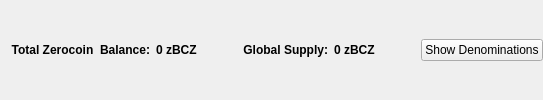
                       <widget class="QFrame" name="balanceSupplyFrame">
                        <layout class="QHBoxLayout" name="horizontalLayout_2" stretch="0,0,0,1,0">
                         <property name="rightMargin">
                          <number>0</number>
                         </property>
                         <item>
                          <layout class="QHBoxLayout" name="horizontalLayout_34">
                           <item>
                            <widget class="QLabel" name="labelzAvailableText_3">
                             <property name="font">
                              <font>
                               <weight>75</weight>
                               <bold>true</bold>
                              </font>
                             </property>
                             <property name="toolTip">
                              <string>Total Balance including unconfirmed and immature zBCZ</string>
                             </property>
                             <property name="text">
                              <string>Total Zerocoin  Balance:</string>
                             </property>
                             <property name="alignment">
                              <set>Qt::AlignRight|Qt::AlignTrailing|Qt::AlignVCenter</set>
                             </property>
                            </widget>
                           </item>
                           <item>
                            <widget class="QLabel" name="labelzAvailableAmount_4">
                             <property name="minimumSize">
                              <size>
                               <width>40</width>
                               <height>0</height>
                              </size>
                             </property>
                             <property name="font">
                              <font>
                               <weight>75</weight>
                               <bold>true</bold>
                              </font>
                             </property>
                             <property name="toolTip">
                              <string>Total Balance including unconfirmed and immature zBCZ</string>
                             </property>
                             <property name="text">
                              <string>0 zBCZ</string>
                             </property>
                             <property name="alignment">
                              <set>Qt::AlignLeading|Qt::AlignLeft|Qt::AlignVCenter</set>
                             </property>
                            </widget>
                           </item>
                          </layout>
                         </item>
                         <item>
                          <spacer name="horizontalSpacer_32">
                           <property name="orientation">
                            <enum>Qt::Horizontal</enum>
                           </property>
                           <property name="sizeHint" stdset="0">
                            <size>
                             <width>40</width>
                             <height>20</height>
                            </size>
                           </property>
                          </spacer>
                         </item>
                         <item>
                          <layout class="QHBoxLayout" name="horizontalLayout_35">
                           <item>
                            <widget class="QLabel" name="labelZsupplyText_2">
                             <property name="font">
                              <font>
                               <weight>75</weight>
                               <bold>true</bold>
                              </font>
                             </property>
                             <property name="text">
                              <string>Global Supply:</string>
                             </property>
                             <property name="alignment">
                              <set>Qt::AlignRight|Qt::AlignTrailing|Qt::AlignVCenter</set>
                             </property>
                            </widget>
                           </item>
                           <item>
                            <widget class="QLabel" name="labelZsupplyAmount_2">
                             <property name="font">
                              <font>
                               <weight>75</weight>
                               <bold>true</bold>
                              </font>
                             </property>
                             <property name="text">
                              <string>0 zBCZ</string>
                             </property>
                            </widget>
                           </item>
                          </layout>
                         </item>
                         <item>
                          <spacer name="horizontalSpacer_31">
                           <property name="orientation">
                            <enum>Qt::Horizontal</enum>
                           </property>
                           <property name="sizeHint" stdset="0">
                            <size>
                             <width>40</width>
                             <height>20</height>
                            </size>
                           </property>
                          </spacer>
                         </item>
                         <item>
                          <widget class="QPushButton" name="pushButtonShowDenoms">
                           <property name="toolTip">
                            <string>Show zBCZ denominations list</string>
                           </property>
                           <property name="text">
                            <string>Show Denominations</string>
                           </property>
                          </widget>
                         </item>
                        </layout>
                       </widget>
